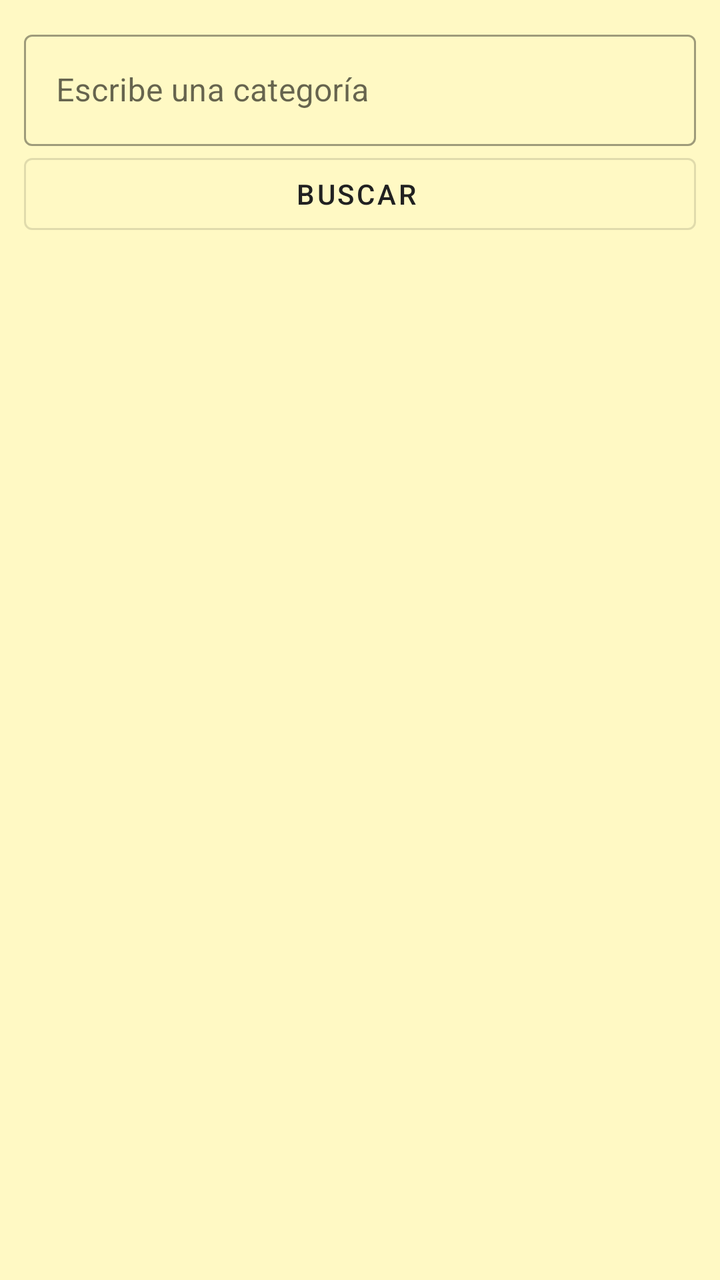
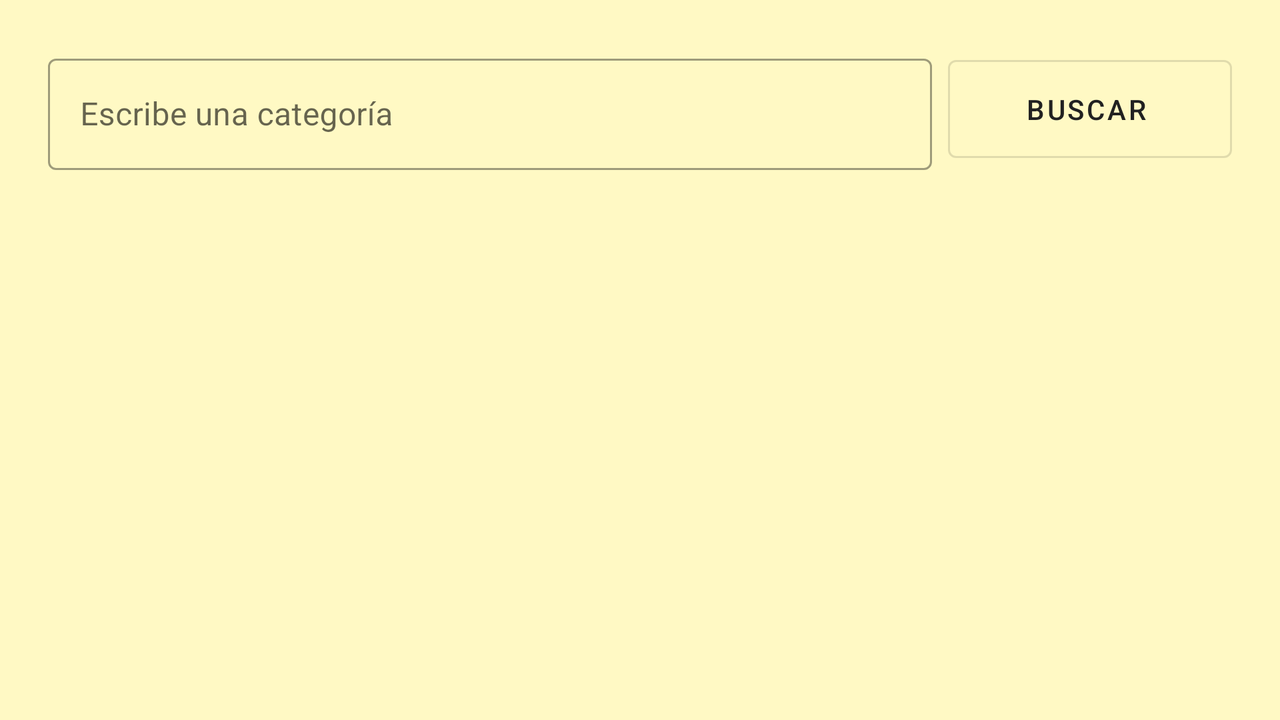

The same Android screen from two of the app's own layout files: first res/layout/ as a phone draws it, then the repository's variant for another configuration, drawn on a device whose configuration selects that folder. Both files follow.
<!-- AndroidManifest.xml: application theme AppTheme -->
<!-- res/layout/activity_main.xml -->
<?xml version="1.0" encoding="utf-8"?>
<RelativeLayout xmlns:android="http://schemas.android.com/apk/res/android"
    xmlns:app="http://schemas.android.com/apk/res-auto"
    android:layout_width="fill_parent"
    android:layout_height="fill_parent"
    android:padding="12dp">

    <com.google.android.material.textfield.TextInputLayout
        style="@style/Widget.MaterialComponents.TextInputLayout.OutlinedBox"
        android:id="@+id/category_editText"
        android:layout_width="match_parent"
        android:layout_height="wrap_content"
        android:hint="@string/main_category_input">

        <com.google.android.material.textfield.TextInputEditText
            android:id="@+id/category_input"
            android:layout_width="match_parent"
            android:layout_height="wrap_content"
            android:selectAllOnFocus="false"/>
    </com.google.android.material.textfield.TextInputLayout>

    <com.google.android.material.button.MaterialButton
        style="@style/Widget.MaterialComponents.Button.OutlinedButton.Icon"
        android:layout_width="match_parent"
        android:layout_height="wrap_content"
        android:layout_below="@+id/category_editText"
        android:text="@string/main_search_button"
        android:onClick="search"
        app:icon="@drawable/ic_search_main"/>
</RelativeLayout>
<!-- resources referenced by this layout -->
<resources>
  <string name="main_category_input">Escribe una categoría</string>
  <string name="main_search_button">Buscar</string>
  <style name="AppTheme" parent="Theme.MaterialComponents.Light.DarkActionBar">
          
          <item name="colorPrimary">@color/primary_text</item>
          <item name="colorPrimaryDark">@color/colorOnSecondary</item>
          <item name="colorAccent">@color/colorOnSecondary</item>
          <item name="android:colorBackground">@color/primary_light</item>
      </style>
  <color name="primary_text">#212121</color>
  <color name="colorOnSecondary">#000000</color>
  <color name="primary_light">#FFF9C4</color>
</resources>
<!-- res/layout-land/activity_main.xml (the repository's variant of the layout above) -->
<!-- drawn on the phone turned sideways -->
<?xml version="1.0" encoding="utf-8"?>
<RelativeLayout xmlns:android="http://schemas.android.com/apk/res/android"
    xmlns:app="http://schemas.android.com/apk/res-auto"
    android:layout_width="fill_parent"
    android:layout_height="fill_parent"
    android:padding="12dp">

    <LinearLayout
        android:layout_width="match_parent"
        android:layout_height="wrap_content"
        android:orientation="horizontal"
        android:padding="8dp">

        <com.google.android.material.textfield.TextInputLayout
            style="@style/Widget.MaterialComponents.TextInputLayout.OutlinedBox"
            android:id="@+id/category_editText"
            android:layout_width="match_parent"
            android:layout_height="wrap_content"
            android:layout_weight="1"
            android:layout_margin="4dp"
            android:hint="@string/main_category_input">

            <com.google.android.material.textfield.TextInputEditText
                android:id="@+id/category_input"
                android:layout_width="match_parent"
                android:layout_height="wrap_content"/>
        </com.google.android.material.textfield.TextInputLayout>

        <com.google.android.material.button.MaterialButton
            style="@style/Widget.MaterialComponents.Button.OutlinedButton.Icon"
            android:id="@+id/search_button"
            android:layout_width="match_parent"
            android:layout_height="match_parent"
            android:layout_weight="3"

            android:layout_margin="4dp"
            android:text="@string/main_search_button"
            android:onClick="search"
            app:icon="@drawable/ic_search_main"/>

    </LinearLayout>
</RelativeLayout>
